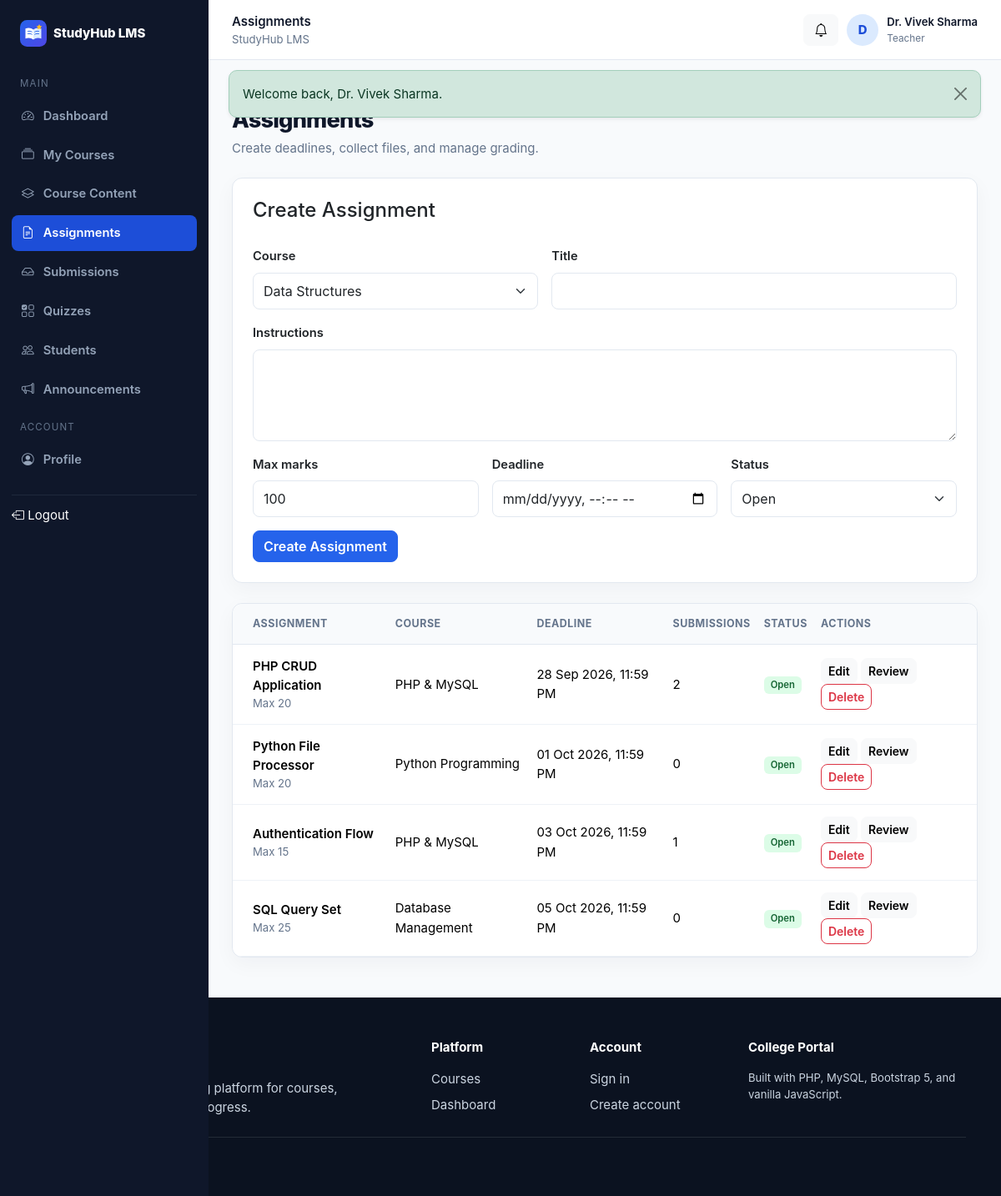
The page /teacher/assignments.php (signed in) on the database its author committed.
### tables this page shows
CREATE TABLE users (
  id INT UNSIGNED AUTO_INCREMENT PRIMARY KEY,
    
  full_name VARCHAR(120) NOT NULL,
    
  email VARCHAR(190) NOT NULL UNIQUE,
    
  password_hash VARCHAR(255) NOT NULL,
    
  role ENUM('admin',
    'teacher',
    'student') NOT NULL DEFAULT 'student',
    
  status ENUM('active',
    'inactive',
    'pending') NOT NULL DEFAULT 'active',
    
  enrollment_no VARCHAR(50) NULL UNIQUE,
    
  department VARCHAR(120) NULL,
    
  semester TINYINT UNSIGNED NULL,
    
  phone VARCHAR(20) NULL,
    
  bio TEXT NULL,
    
  avatar VARCHAR(255) NULL,
    
  created_at TIMESTAMP DEFAULT CURRENT_TIMESTAMP,
    
  updated_at TIMESTAMP DEFAULT CURRENT_TIMESTAMP ON
UPDATE CURRENT_TIMESTAMP
);

CREATE TABLE assignments (
  id INT UNSIGNED AUTO_INCREMENT PRIMARY KEY,
    
  course_id INT UNSIGNED NOT NULL,
    
  title VARCHAR(180) NOT NULL,
    
  instructions TEXT NULL,
    
  max_marks INT DEFAULT 100,
    
  deadline DATETIME NULL,
    
  status ENUM('draft',
    'open',
    'closed') DEFAULT 'draft',
    
  created_at TIMESTAMP DEFAULT CURRENT_TIMESTAMP,
    
  CONSTRAINT fk_assignments_course FOREIGN KEY (course_id) REFERENCES courses(id) ON DELETE CASCADE
);

CREATE TABLE courses (
  id INT UNSIGNED AUTO_INCREMENT PRIMARY KEY,
    
  teacher_id INT UNSIGNED NOT NULL,
    
  category_id INT UNSIGNED NULL,
    
  title VARCHAR(180) NOT NULL,
    
  short_description VARCHAR(255) NULL,
    
  description TEXT NULL,
    
  thumbnail VARCHAR(255) NULL,
    
  level ENUM('Beginner',
    'Intermediate',
    'Advanced') DEFAULT 'Beginner',
    
  duration_hours DECIMAL(5,
    1) DEFAULT 0,
    
  status ENUM('draft',
    'published',
    'pending') DEFAULT 'draft',
    
  created_at TIMESTAMP DEFAULT CURRENT_TIMESTAMP,
    
  updated_at TIMESTAMP DEFAULT CURRENT_TIMESTAMP ON
UPDATE CURRENT_TIMESTAMP,
    
  CONSTRAINT fk_courses_teacher FOREIGN KEY (teacher_id) REFERENCES users(id) ON DELETE CASCADE,
    
  CONSTRAINT fk_courses_category FOREIGN KEY (category_id) REFERENCES categories(id) ON DELETE
SET NULL,
    
  INDEX idx_courses_status(status),
    INDEX idx_courses_teacher(teacher_id)
);

### teacher/assignments.php (the view, shortened to what this page needs)
<?php
$pageTitle='Assignments';
require_once __DIR__.'/../includes/auth.php';
require_role('teacher');
require_once __DIR__.'/../includes/ui.php';
$teacherId=(int)user()['id'];
$edit=null;
$cq=$pdo->prepare('SELECT id,title FROM courses WHERE teacher_id=? ORDER BY title');
$cq->execute([$teacherId]);
$courses=$cq->fetchAll();
$st=$pdo->prepare('SELECT a.*,c.title course_title,(SELECT COUNT(*) FROM submissions s WHERE s.assignment_id=a.id) submissions FROM assignments a JOIN courses c ON c.id=a.course_id WHERE c.teacher_id=? ORDER BY a.deadline IS NULL,a.deadline');
$st->execute([$teacherId]);
$rows=$st->fetchAll();
include __DIR__.'/../includes/app_start.php';
?>
<div class="page-header">
<div>
<div class="section-kicker mb-2">Coursework management</div>
<h1>Assignments</h1>
<p>Create deadlines, collect files, and manage grading.</p>
</div>
<a href="#assignmentForm" class="btn btn-primary">New Assignment</a>
</div>
?><div class="card p-4 mb-4" id="assignmentForm">
<h4><?= $edit?'Edit':'Create'?> Assignment</h4>
<form method="post" class="row g-3 mt-1"><?=csrf_input()?><input type="hidden" name="action" value="save">
<div class="col-md-5">
<label class="form-label">Course</label>
<select name="course_id" class="form-select" required>
<?php
foreach($courses as $c):?><option value="<?=$c['id']?>" <?=((int)($edit['course_id']??0)===(int)$c['id']?'selected':'')?>><?=e($c['title'])?></option>
<?php
endforeach;
?></select>
</div>
<div class="col-md-7">
<label class="form-label">Title</label>
<input name="title" class="form-control" value="<?=e($edit['title']??'')?>" required>
</div>
<div class="col-12">
<label class="form-label">Instructions</label>
<textarea name="instructions" class="form-control" rows="4"><?=e($edit['instructions']??'')?></textarea>
</div>
<div class="col-md-4">
<label class="form-label">Max marks</label>
<input name="max_marks" type="number" min="1" class="form-control" value="<?=e($edit['max_marks']??100)?>">
</div>
<div class="col-md-4">
<label class="form-label">Deadline</label>
<input name="deadline" type="datetime-local" class="form-control" value="<?=e($edit&&$edit['deadline']?date('Y-m-d\TH:i',strtotime($edit['deadline'])):'')?>">
</div>
<div class="col-md-4">
<label class="form-label">Status</label>
<select name="status" class="form-select">
<?php
foreach(['open','draft','closed'] as $s):?><option value="<?=$s?>" <?=($edit['status']??'open')===$s?'selected':''?>><?=ucfirst($s)?></option>
<?php
endforeach;
?></select>
</div>
<div class="col-12 d-flex gap-2">
<button class="btn btn-primary"><?= $edit?'Save Changes':'Create Assignment'?></button>
?></div>
</form>
</div>
<div class="card p-0 overflow-hidden">
<div class="table-responsive border-0">
<table class="table">
<thead>
<tr>
<th class="ps-4">Assignment</th>
<th>Course</th>
<th>Deadline</th>
<th>Submissions</th>
<th>Status</th>
<th class="pe-4">Actions</th>
</tr>
</thead>
<tbody>
<?php
foreach($rows as $r):?><tr>
<td class="ps-4">
<div class="fw-semibold"><?=e($r['title'])?></div>
<div class="small text-muted">Max <?=e($r['max_marks'])?></div>
</td>
<td><?=e($r['course_title'])?></td>
<td><?=e($r['deadline']?date('d M Y, h:i A',strtotime($r['deadline'])):'No deadline')?></td>
<td><?=e($r['submissions'])?></td>
<td><?=badgeSoft(ucfirst($r['status']),$r['status']==='open'?'success':($r['status']==='closed'?'danger':'secondary'))?></td>
<td class="pe-4">
<a href="assignments.php?edit=<?=$r['id']?>#assignmentForm" class="btn btn-sm btn-light">Edit</a>
<a href="submissions.php?assignment_id=<?=$r['id']?>" class="btn btn-sm btn-light">Review</a>
<form method="post" class="d-inline" data-confirm="Delete this assignment and its submissions?"><?=csrf_input()?><input type="hidden" name="action" value="delete">
<button class="btn btn-sm btn-outline-danger">Delete</button>
</form>
</td>
</tr>
<?php
endforeach;
?></tbody>
</table>
</div>
</div>
<?php
include __DIR__.'/../includes/app_end.php';
?>

### includes/topbar.php (shortened to what this page needs)
<header class="app-topbar">
  <div class="d-flex align-items-center gap-3">
<div>
<div class="fw-semibold d-none d-md-block"><?= e($pageTitle)?></div>
<div class="small text-muted d-none d-md-block">StudyHub LMS</div>
</div>
</div>
  <div class="topbar-user">
<a class="btn btn-light position-relative" title="Announcements" href="announcements.php">
<i class="bi bi-bell">
</i>
?></a>
<div class="avatar"><?= e(strtoupper(substr($userName,0,1)))?></div>
<div class="d-none d-sm-block">
<div class="fw-semibold small"><?= e($userName)?></div>
<div class="text-muted" style="font-size:.74rem;text-transform:capitalize"><?= e($role)?></div>
</div>
</div>
</header>

### includes/ui.php (shortened to what this page needs)
<?php
function badgeSoft($text,$tone='secondary'){
    return '<span class="badge badge-soft-'.e($tone).'">'.e($text).'</span>';
}

### assets/css/style.css (style rules this page uses)
:root { --primary:#2563eb; --primary-dark:#1d4ed8; --success:#16a34a; --warning:#d97706; --danger:#dc2626; --bg:#f8fafc; --surface:#fff; --border:#e2e8f0; --text:#0f172a; --muted:#64748b; --sidebar:#0f172a; --sidebar-muted:#94a3b8; --radius:12px; }
* { box-sizing:border-box }
html,body { height:100% }
body { font-family:Inter,ui-sans-serif,system-ui,-apple-system,"Segoe UI",Roboto,Arial,sans-serif; background:var(--bg); color:var(--text); font-size:15px; line-height:1.55 }
a { text-decoration:none }
.text-muted { color:var(--muted)!important }
.card { border:1px solid var(--border); border-radius:var(--radius); box-shadow:0 8px 24px rgba(15,23,42,.04) }
.btn { border-radius:8px; font-weight:600 }
.btn-primary { background:var(--primary); border-color:var(--primary) }
.form-control,.form-select { border-color:var(--border); border-radius:8px; min-height:44px }
.form-label { font-weight:600; font-size:.92rem }
.badge { font-weight:600; padding:.45em .7em }
.badge-soft-success { background:#dcfce7; color:#166534 }
.section-kicker { font-size:.82rem; text-transform:uppercase; letter-spacing:.11em; color:var(--primary); font-weight:800 }
.app-topbar { height:72px; background:#fff; border-bottom:1px solid var(--border); display:flex; align-items:center; justify-content:space-between; padding:0 28px; position:sticky; top:0; z-index:1000 }
.topbar-user { display:flex; align-items:center; gap:10px }
.avatar { width:38px; height:38px; border-radius:50%; display:grid; place-items:center; background:#dbeafe; color:#1d4ed8; font-weight:800 }
.page-header { display:flex; justify-content:space-between; align-items:flex-start; gap:16px; margin-bottom:24px }
.page-header h1 { font-size:1.7rem; font-weight:800; letter-spacing:-.03em; margin:0 }
.page-header p { color:var(--muted); margin:5px 0 0 }
.table { margin:0 }
.table thead th { font-size:.78rem; text-transform:uppercase; letter-spacing:.04em; color:#64748b; background:#f8fafc; border-bottom-color:var(--border); white-space:nowrap }
.table td { vertical-align:middle; border-bottom-color:#eef2f7 }
.table-responsive { border:1px solid var(--border); border-radius:12px }
.table td,.table th { padding-top:14px; padding-bottom:14px }

### rows shown on the page
users: full_name "D", full_name "Dr. Vivek Sharma"
assignments: title "PHP CRUD Application", max_marks "20", course.title "PHP & MySQL", deadline "28 Sep 2026, 11:59 PM", submissions "2"
assignments: title "Python File Processor", max_marks "20", course.title "Python Programming", deadline "01 Oct 2026, 11:59 PM", submissions "0"
assignments: title "Authentication Flow", max_marks "15", course.title "PHP & MySQL", deadline "03 Oct 2026, 11:59 PM", submissions "1"
assignments: title "SQL Query Set", max_marks "25", course.title "Database Management", deadline "05 Oct 2026, 11:59 PM", submissions "0"

### other values the page prints
$f['message'] "Welcome back, Dr. Vivek Sharma."
$section "MAIN"
$label "Dashboard"
$label "My Courses"
$label "Course Content"
$label "Assignments"
$label "Submissions"
$label "Quizzes"
$label "Students"
$label "Announcements"
$section "ACCOUNT"
$label "Profile"
$pageTitle "Assignments"
$role "Teacher"
form field course_id "Data Structures"
